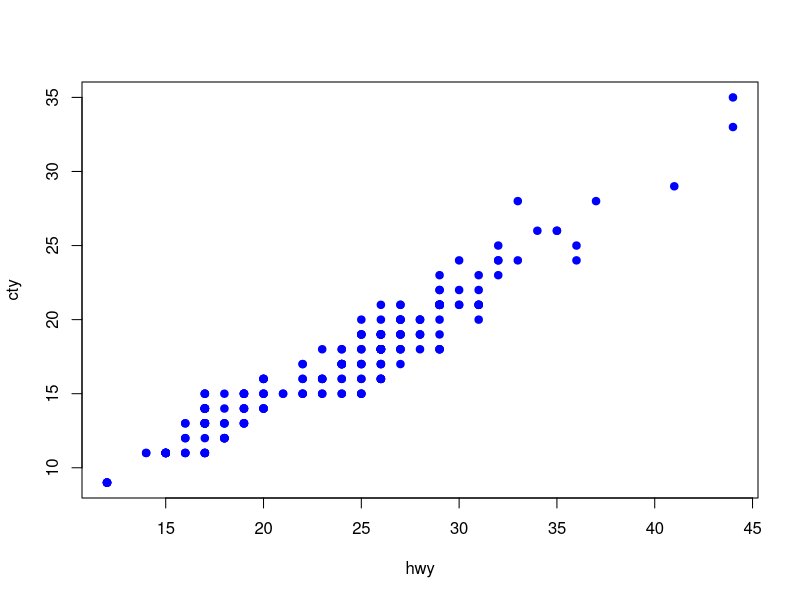
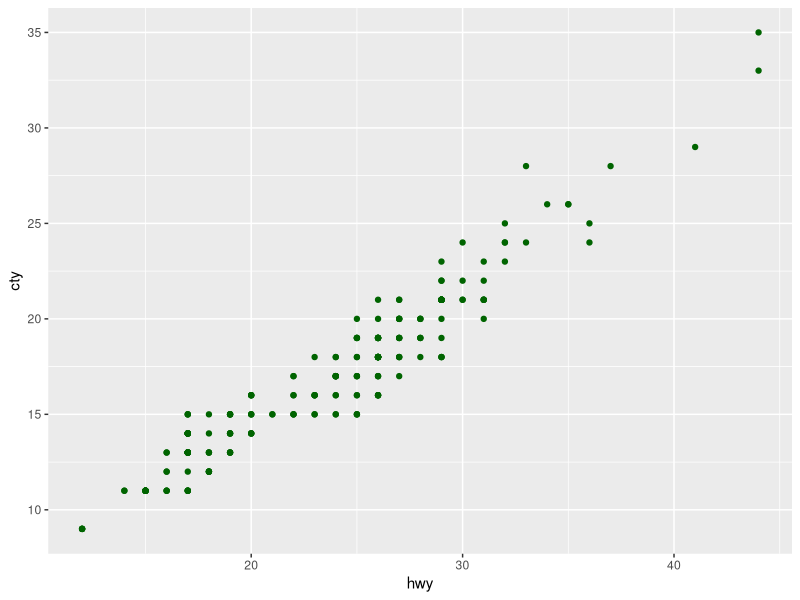
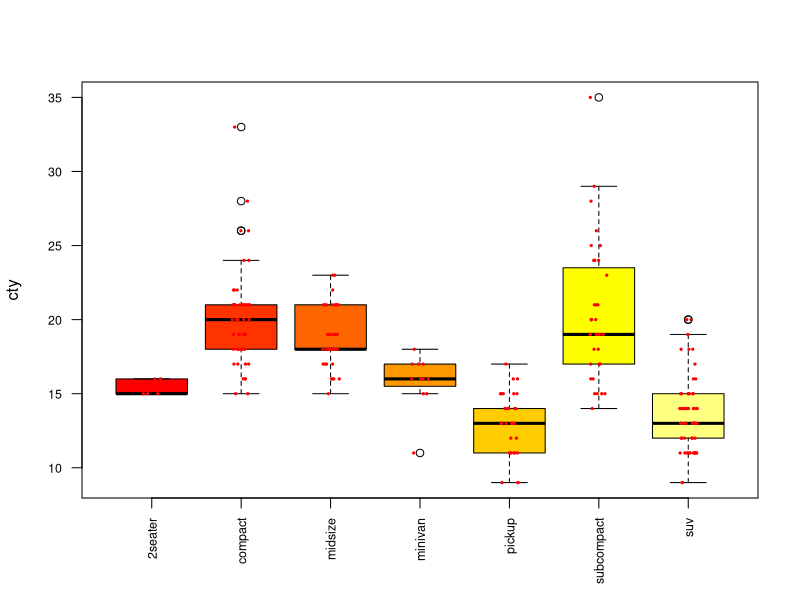
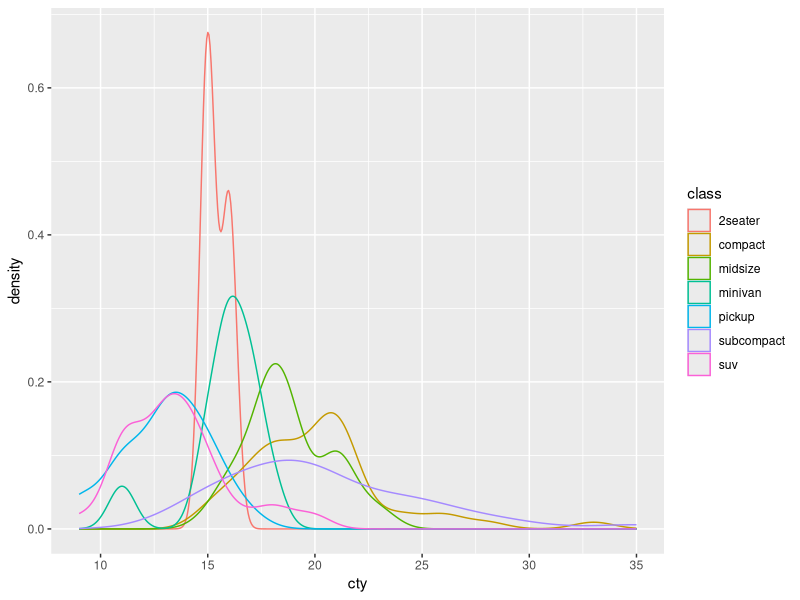
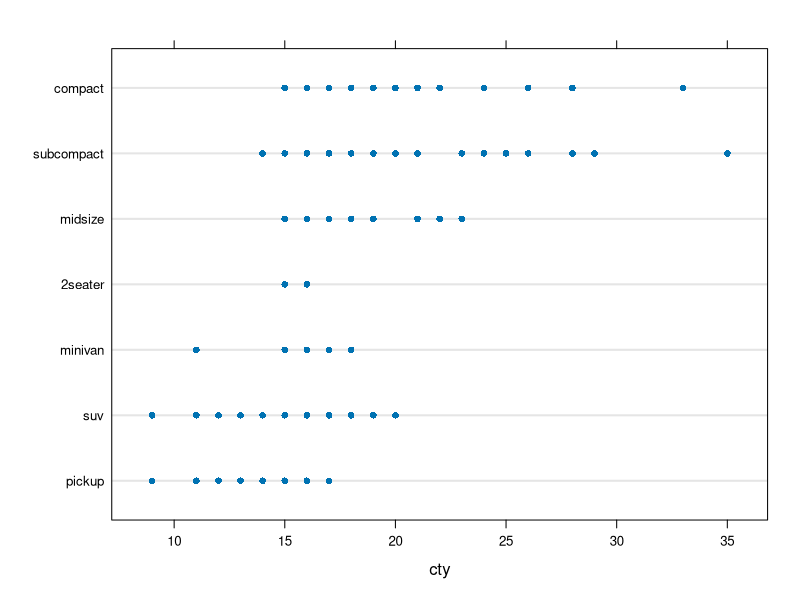
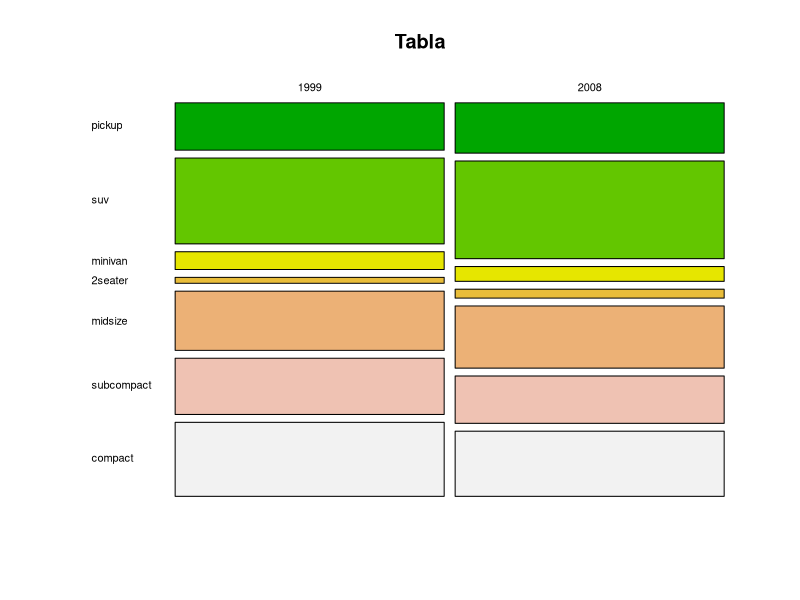
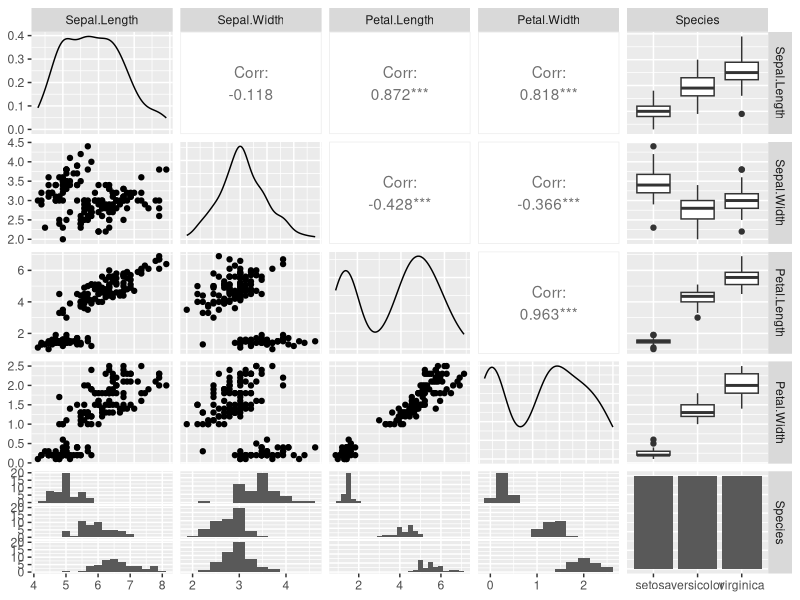
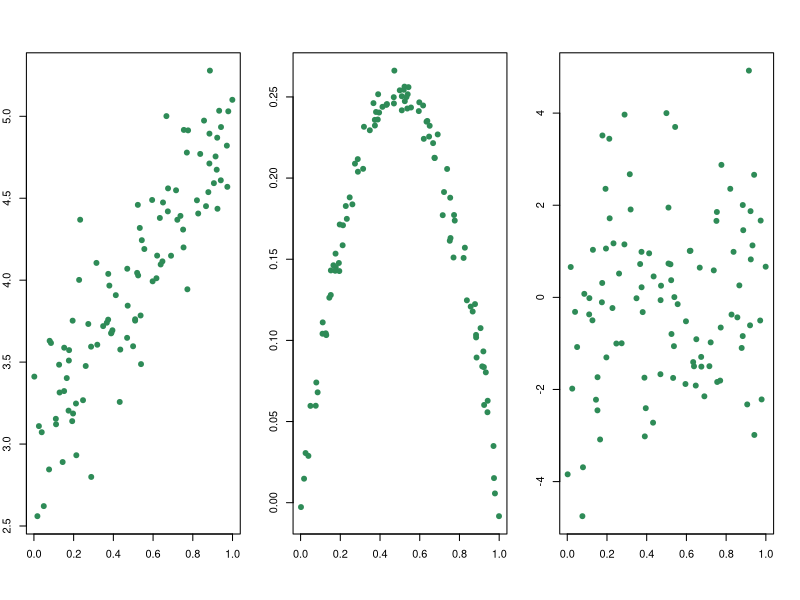

Generate these figures, in order, with R:
## ----message=FALSE, warning = FALSE, fig.align='center', out.width = "70%"----
library(tidyverse)
plot(mpg$hwy, mpg$cty, pch = 19, col = "blue", xlab = "hwy", ylab = "cty")


## ----message=FALSE, fig.align='center', out.width = "65%", results= "hold"----
library(tidyverse)
plt = ggplot(mpg) +
  geom_point(aes(hwy, cty), col = "darkgreen")
plt


## ----message=FALSE, fig.align='center', out.width = "50%"----------------
boxplot(cty ~ class, data = mpg, col= heat.colors(7), 
        las=2, cex.axis=0.75, xlab = "")
stripchart(cty ~ class, data = mpg, method = "jitter", 
           vertical = TRUE, pch = 19, col = "red", cex=0.3, add = TRUE)


## ----message=FALSE, fig.align='center', out.width = "80%"----------------
ggplot(mpg) +
  geom_density(aes(x = cty, color = class))


## ----message=FALSE, fig.align='center', out.width = "50%"----------------
library(lattice)
mpg$class = reorder(mpg$class, mpg$hwy, FUN = mean)
dotplot(class ~ cty, data = mpg, lwd= 2)


## ----message=FALSE, echo = -c(2, 6), fig.align='center', out.width = "60%"----
Tabla = table(mpg$year, mpg$class)
mosaicplot(Tabla, col=terrain.colors(nlevels(mpg$class)), las = 1)


## ----message=FALSE, fig.align='center', out.width = "60%"----------------
library(GGally)
ggpairs(iris, progress = FALSE, lower = list(combo = wrap("facethist", 
                                                          binwidth = 0.25)))


## ----echo=FALSE, message=FALSE, fig.align='center', out.width = "60%"----
set.seed(2017)
margins = par("mar")
par(mfrow = c(1, 3), mar = c(5, 2, 4, 2))
n = 100
x = sort(runif(n))
y1 = 3 + 2 * x + 0.3 * rnorm(n)
plot(x, y1, col="seagreen", pch=19, xlab="", ylab="")
y2 =  x * (1 - x) + 0.01 * rnorm(n)
plot(x, y2, col="seagreen", pch=19, xlab="", ylab="")
y3 =  2 * rnorm(n)
plot(x, y3, col="seagreen", pch=19, xlab="", ylab="")
par(mfrow = c(1, 1))
par(mar=c(5.1,4.1,4.1,2.1))


## ----echo=FALSE, message=FALSE, fig.align='center', out.width = "55%"----
set.seed(2017)
n = 100
x = sort(runif(n))
y1 = 3 + 2 * x + 0.3 * rnorm(n)
plot(x, y1, col="seagreen", pch=19, xlab="", ylab="")
abline(lm(y1 ~ x), lwd= 3, col="blue")


## ----message=FALSE, fig.align='center', out.width = "70%"----------------
plt


## ------------------------------------------------------------------------
modelo = lm(cty ~ hwy, data = mpg)
modelo$coefficients


## ------------------------------------------------------------------------
b0 = modelo$coefficients[1]
b1 = modelo$coefficients[2]


## ----message=FALSE, fig.align='center', out.width = "40%"----------------
plt + 
  geom_abline(intercept = b0, slope = b1, color="blue", size = 1.5)
plt


## ------------------------------------------------------------------------
newHwy = 24.5
(ctyEstimado = b0 + b1 * newHwy)


## ------------------------------------------------------------------------
predict(modelo, newdata = data.frame(hwy = 24.5))




## ----message=FALSE, echo=FALSE, fig.align='center', out.width = "70%"----
set.seed(2017)
margins = par("mar")
par(mfrow = c(1, 3), mar = c(5, 2, 4, 2))
n = 100
x = sort(runif(n))
y1 = 3 + 2 * x + 0.3 * rnorm(n)
plot(x, y1, col="seagreen", pch=19, xlab="", ylab="")
abline(lm(y1 ~ x), col="red", lwd=2)
y2 =  x * (1 - x) + 0.01 * rnorm(n)
plot(x, y2, col="seagreen", pch=19, xlab="", ylab="")
abline(lm(y2 ~ x), col="red", lwd=2)
y3 =  2 * rnorm(n)
plot(x, y3, col="seagreen", pch=19, xlab="", ylab="")
abline(lm(y3 ~ x), col="red", lwd=2)
par(mfrow = c(1, 1))
par(mar=c(5.1,4.1,4.1,2.1))


## ------------------------------------------------------------------------
cor(mpg$hwy, mpg$cty)


## ----echo=FALSE, message=FALSE, fig.align='center', out.width = "70%"----
margins = par("mar")
par(mfrow = c(1, 3), mar = c(5, 2, 4, 2))

set.seed(2017)
n = 100
x = sort(runif(n))
y = 3 + 2 * x + 0.3 * rnorm(n)
plot(x, y, col="seagreen", pch=19, xlab="", ylab="", cex=0.5)
abline(lm(y ~ x), col="red", lwd=2)
mtext(text = paste0("r = ", signif(cor(x, y), 2),
                    collapse = ""), line = 2, side = 1, cex=0.75)

set.seed(2017)
n = 150
x = sort(runif(n, min = -1, max = 1))
y = x +  2 * sin(20 * x)/10 + rnorm(n)/50
plot(x, y, col="seagreen", pch=19, xlab="", ylab="", cex=0.5)
abline(lm(y ~ x), col="red", lwd=2)
mtext(text = paste0("r = ", signif(cor(x, y), 2),
                    collapse = ""), line = 2, side = 1, cex=0.75)

set.seed(2017)
n = 150
x = sort(runif(n, min = -1, max = 1))
y = floor(3 * x) + rnorm(n)/20
plot(x, y, col="seagreen", pch=19, xlab="", ylab="", cex=0.5)
abline(lm(y ~ x), col="red", lwd=2)
mtext(text = paste0("r = ", signif(cor(x, y), 2),
                    collapse = ""), line = 2, side = 1, cex=0.75)
par(mfrow = c(1, 1))
par(mar=c(5.1,4.1,4.1,2.1))


## ----echo=FALSE, message=FALSE, fig.align='center', out.width = "70%"----
# muestras = list(A1 = 1, A2 = 2, A3 = 3, A4 = 4)
par(mfrow = c(2, 2))
anscombeModels = sapply(1:4, function(k){
  anscombe %>% 
    select(ends_with(as.character(k))) %>% 
    rename(x = 1, y = 2) %>% 
    do(
      lm(y ~ x, data = .) %>% 
        (function(m){
          plot(m$model[,2:1], col="seagreen", pch=19, xlab="", ylab="", cex=1.5)
          cffs = coefficients(m)
          abline(a = cffs[1], b = cffs[2], col="red", lwd = 4)
          c(coefficients(m),cor(m$model)[1, 2])
        }) %>%
        as.data.frame)
  })
par(mfrow = c(1, 1))
b0 =  signif(anscombeModels[[1]][1], 3)
b1 =  signif(anscombeModels[[1]][2], 3)
r =  signif(anscombeModels[[1]][3], 3)


## ------------------------------------------------------------------------
modelo = lm(hwy ~ cty, data = mpg)


## ------------------------------------------------------------------------
(R2 = cor(mpg$hwy, mpg$cty)^2)




## ----message=FALSE, fig.align='center', out.width = "60%"----------------
set.seed(2019); colores = rainbow(5)
plot(x=c(0, 1), y=c(-1, 7), type = "n", xlab="x", ylab="y")
for(k in 1:5){
  x = runif(30) 
  y = 4 - 2 * x + rnorm(30, mean = 0, sd = 1)
  points(x, y, col=alpha(colores[k], 0.8), pch="·", cex=2)
  abline(lm(y ~ x), col="blue", lwd=5)
}
abline(a = 4, b = -2, lwd=8, lty = 1, col="red")


## ------------------------------------------------------------------------
set.seed(2019); 
beta0 = 4; beta1 = -2; n = 30
x = runif(n) 
y = beta0 + beta1 * x + rnorm(n, mean = 0, sd = 1)


## ----message=FALSE, fig.align='center', out.width = "40%"----------------
modelo = lm(y ~ x)
plot(x, y, col=alpha("blue", 0.8), pch=19)
abline(modelo, col="blue", lwd=5)


## ------------------------------------------------------------------------
(sumModelo = summary(modelo))


## ------------------------------------------------------------------------
sumModelo$sigma


## ------------------------------------------------------------------------
sqrt(sum(modelo$residuals^2)/(modelo$df))


## ------------------------------------------------------------------------
confint(modelo)


## ------------------------------------------------------------------------
tc = qt(1 - 0.025, df = n - 2) # valor crítico de la t de Student, df = n- 2
# Busca el siguiente valor en la salida de summary(lm)
(seB1 = sumModelo$sigma / sqrt(sum((x - mean(x))^2))) 
# Y ahora el intervalo
(intervalo = coefficients(modelo)[2] + c(-1, 1) * tc * seB1)


## ------------------------------------------------------------------------
sumModelo$coefficients


## ----echo=FALSE, results='hide'------------------------------------------
(tValue = coefficients(modelo)[2] /  seB1)
(pValor = 2 * pt(abs(tValue), df = n - 2, lower.tail = FALSE))


## ------------------------------------------------------------------------
nuevoX = data.frame(x = 1/2)
predict(modelo, newdata = nuevoX, interval = "confidence")
predict(modelo, newdata = nuevoX, interval = "prediction")


## ----echo=FALSE, message=FALSE, fig.align='center', out.width = "70%"----
# Vamos a hacer intervalos para muchos valores de x
newXs = data.frame(x=seq(min(x), max(x), length.out=50))
# Calculamos los extremos de ambas bandas con predict
preBand = predict(modelo, int="prediction", newdata=newXs)
confBand = predict(modelo, int="confidence", newdata=newXs)
# Creamos el gráfico
plot(x, y, ylim= range(y, preBand,na.rm=T), pch=19, lwd=5, col="black")
# Estas son las funciones que deibuan las bandas
matlines(newXs$x, preBand[, -1], lty=c(2,2), col="red", lwd=5)
matlines(newXs$x, confBand[, -1], lty=c(4,4), col="darkgreen", lwd=5)
# Añadimos la recta de regresión
abline(modelo, lwd= 5, col= "blue")


## ----eval=FALSE, echo=FALSE----------------------------------------------
## library(gvlma)
## gvlma(modelo)


## ----message=FALSE, fig.align='center', out.width = "40%"----------------
plotModelo = plot(modelo, which = 1, pch=19, lwd= 4)
segments(x0 = c(2.3, 2.3), y0 = c(1, -1), x1 = c(3.7, 3.7), y1 = c(3, -2), 
         lty=3, lwd=4, col="green")


## ----message=FALSE, fig.align='center', out.width = "70%"----------------
plotModelo = plot(modelo, which = 2, pch=19)


## ----message=FALSE, fig.align='center', out.width = "60%"----------------
plotModelo = plot(modelo, which = 3, pch=19)


## ----message=FALSE, fig.align='center', out.width = "60%"----------------
set.seed(2019)
n=100
x = sort(signif(runif(n, min = 0, max = 1), digits=2) )  
y = 1 - (x/2) + rnorm(n, sd = 0.01*(1 + 50 * x))
par(mfrow=c(2, 2))
plot(x, y)
abline(lm(y ~x), col="red", lwd=2)
plot(lm(y ~x), which = 1:3)
par(mfrow=c(1, 1))




## ----echo = FALSE, message=FALSE, fig.align='center', out.width = "65%"----
par(mfrow = c(1, 2))
set.seed(2019)
n <- 100; x <- c(10, rnorm(n)); y <- c(10, c(rnorm(n)))
plot(x, y, frame = FALSE, cex = 2, pch = 21, bg = "lightblue", col = "black")
abline(lm(y ~ x))  
plot(lm(y ~ x), which = 5, pch=19)
par(mfrow = c(1, 1))


## ------------------------------------------------------------------------
  set.seed(2019)
  n <- 100
  x <- c(10, rnorm(n))
  y <- c(10, c(rnorm(n)))
  modelo = lm(y ~x)


## ------------------------------------------------------------------------
head(hatvalues(modelo))


## ------------------------------------------------------------------------
head(anscombe, 3)


## ------------------------------------------------------------------------
library(tidyverse)
head(table2, 4)




## ----echo = FALSE--------------------------------------------------------
library(datasets)
head(USArrests)


## ------------------------------------------------------------------------
USArrests %>% 
  gather("Murder", "Assault", "Rape", key = "Felony", value = "ratePer100K") %>% 
  head(5)


## ----echo = FALSE--------------------------------------------------------
head(table2, 4)


## ------------------------------------------------------------------------
table2 %>% 
  spread(key = "type", value = "count")


## ----echo=FALSE----------------------------------------------------------
set.seed(2019)
codigo = paste0(sample(1:5, 6, replace = TRUE), "/", sample(LETTERS[1:2], 6, replace = TRUE))
(datos = data.frame(x = sample(1:10, 6, replace = TRUE), codigo))


## ------------------------------------------------------------------------
datos %>% 
  separate("codigo", into = c("Numero", "Letra"))

